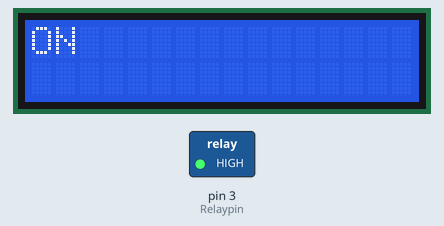
This sketch was run on a simulated Arduino Uno, built with avr-gcc and run on an emulated ATmega328P. Shown: 16×2 character LCD, switched loads named in the sketch (green lamp = pin HIGH).

Above: at 0.1 s.
At 5.1 s:
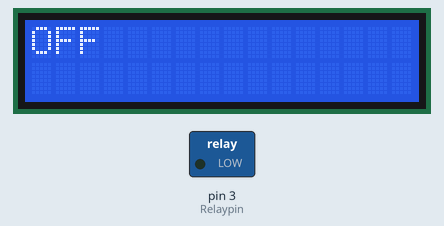
Timing chart, 0 to 127.8 s (numbered marks = the images above):
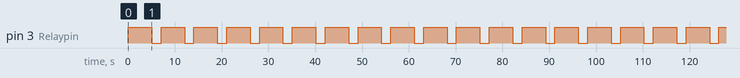

Measured:
- by itself, pin 3 (Relaypin): alternates HIGH for 5.0 s and LOW for 2.0 s
- by itself, everything shown: repeats every 7.0 s, in 3 steps

The sketch:

Relay_LCD.ino
```cpp
#include <LCD_I2C.h>
int Relaypin= 3; // Define input pin for relay
LCD_I2C lcd(0x27,16,2);

void setup() {
  // put your setup code here, to run once:
  pinMode(Relaypin, OUTPUT); // Define the Relaypin as output pin
  lcd.begin();
  lcd.backlight();
}

void loop() {
  // put your main code here, to run repeatedly:
  digitalWrite(Relaypin, HIGH); // Sends high signal
  lcd.setCursor(0,0);
  lcd.print("ON");
  delay(5000); // Waits for 1 second
  lcd.clear();
  digitalWrite(Relaypin, LOW); // Makes the signal low
  lcd.print("OFF");
  delay(2000); // Waits for 1 second
  lcd.clear();
}
```
